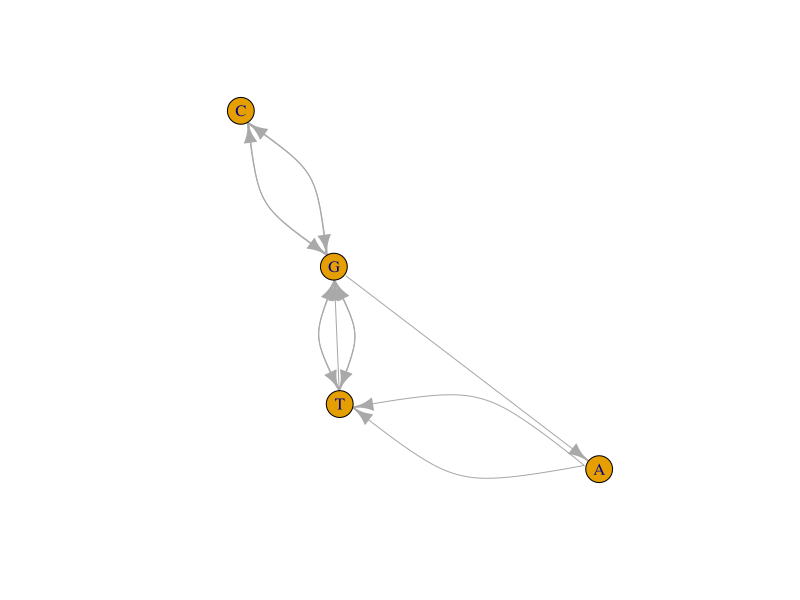
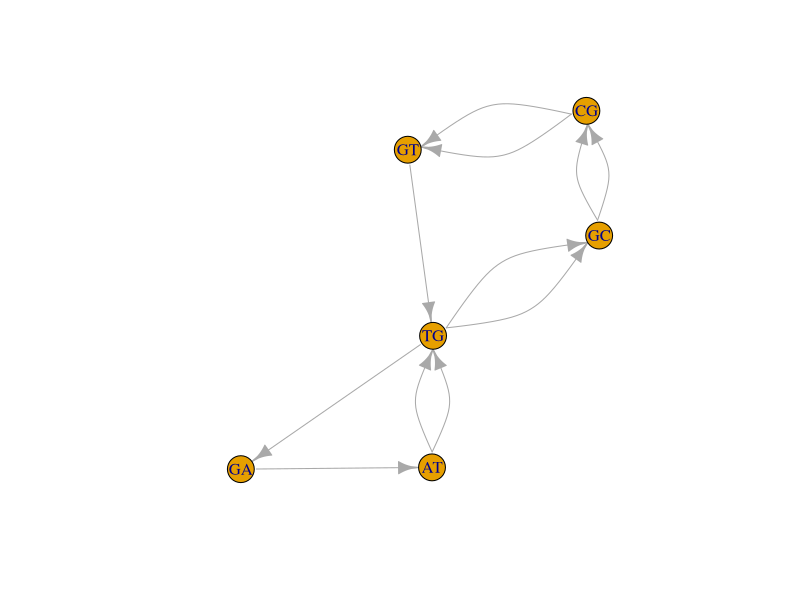
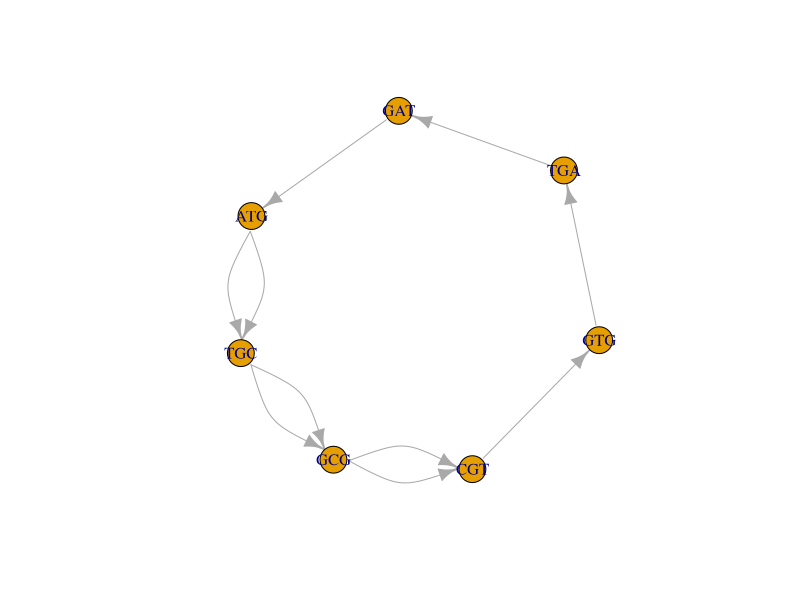
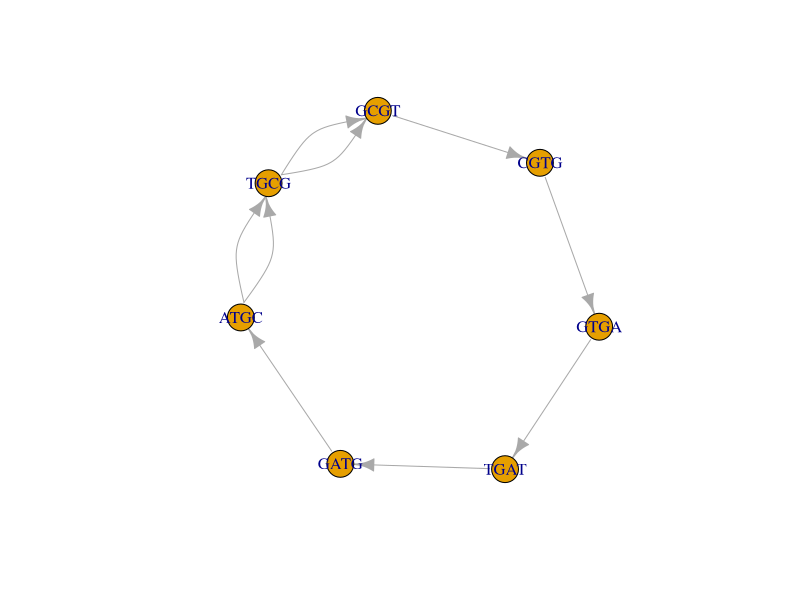
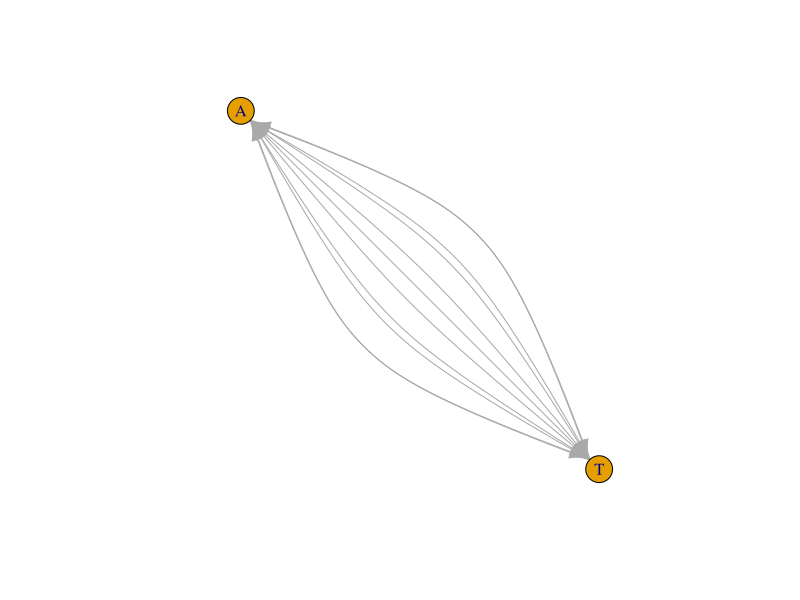
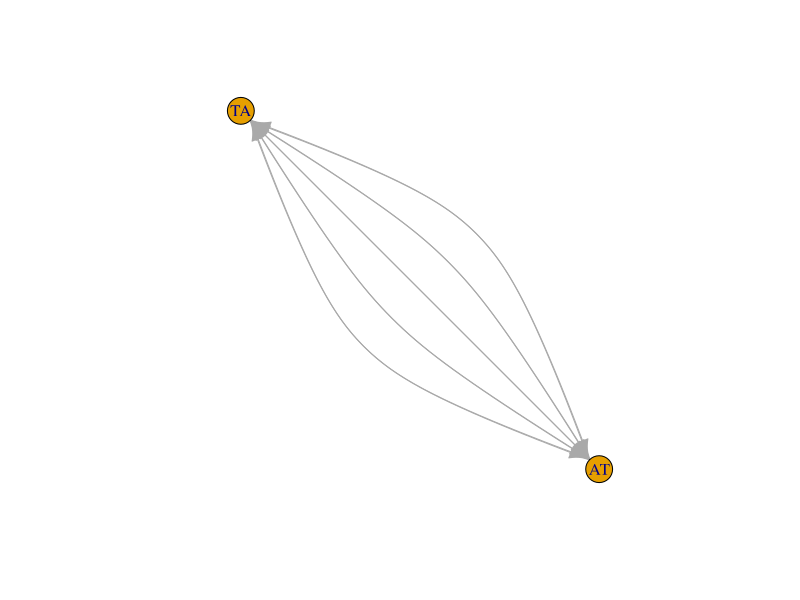
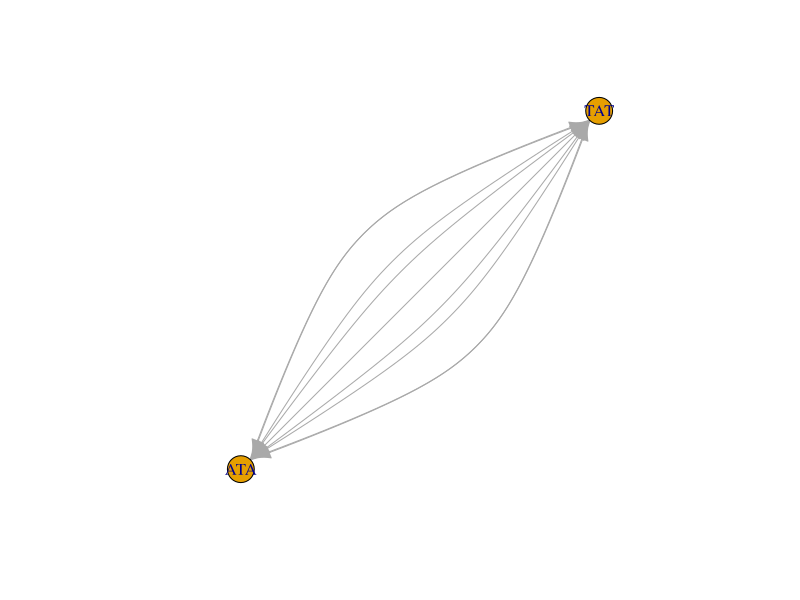
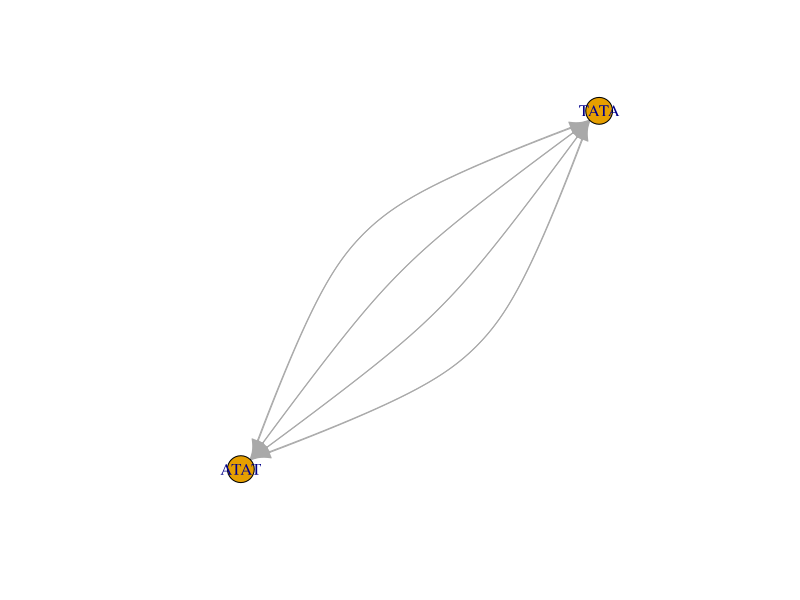

Write R code to recreate these figures, in order.
library(stringr)
library(igraph)

Kmerize <- function(seq, n) {
  #create empty lit
  kmers <- list()
  #calculate total number of kmers
  TotalKmers <- nchar(seq) - n + 1
  #create an iteration loop that goes from 1 to total number of kmers
  for (i in 1:TotalKmers) {
  #split the string into a kmer by going from the starting point i to the final point calculated by adding the kmer length to the initial position - 1
    kmer <- substring(seq, i, i + n - 1)
  #storing the Kmers into the empty list at the specific location indicated
    kmers[i] <- kmer
  }
  #return list of kmers
return(unlist(kmers))
}

kmerGraph <- function(kmers) {
 #create empty vector
 edges <- c()
 #create loop that goes through each kmer in the list and stores its beginning and end
 for (kmer in kmers) {
 #take the beginning of the kmer until length - 1
  beg <- substring(kmer, 1, nchar(kmer)-1)
 #take the end of the kmer until the second place of the kmer
  end <- substring(kmer, 2, nchar(kmer))
 #create a list that adds the beginning and endings of all the kmers in order
 edges <- c(edges, beg, end)
 }
 #create graph object from the list of edges created and then return it
 graph <- make_graph(edges, directed = TRUE)
 return(graph)
}  

getAssembly <- function(graph) {
  #checks if the graph object is Eulerian
   if (has_eulerian_path(graph)) {
  #finds the Eulerian path
    path <- eulerian_path(graph)
  #extract bases (node names) from path
    parts <- names(unlist(path$vpath))
  #start the reconstructed sequence with the first node from the path
    sequence <- parts[1]
  #go through the remaining nodes from the path starting from the second one
    for (i in 2:length(parts)) {
  #Attach the part of each subsequent node to the sequence and return the reconstructed sequence
      sequence <- paste0(sequence, substring(parts[i], nchar(parts[i])))
    }
    return(sequence)
  #if no Eulerian path, stop function
  } else {stop("no Eulerian path")
  }
}  


sequences <- list(
  "ATGCGTGATGCGT",
  "ATATATATATAT",
  "ACGTACGTACGT",
  "GGGTTTCCCAGTA"
)
klengths <- c(2, 3, 4, 5)
for (seq in sequences) {
  for (k in klengths) {
    kmers <- Kmerize(seq, k)
    graph <- kmerGraph(kmers)
    plot(graph)
    assembly <- getAssembly(graph)
    print(assembly)
  }
}

#The kmer length must be greater than the length of the longest repeat in the sequence

#Function that takes a sequence, the size of the read, and how many reads
readWriter <- function(seq, readSize, numReads) {
#Create a character vector for the reads  
  reads <- vector("character", numReads)
#Find length of the sequence
  length <- nchar(seq)
#Loop for the number of reads indicated
  for (i in 1:numReads) {
#Randomly pick a starting position for the read
    start <- sample(1:(length - readSize + 1), 1)
#Extracts a substring that is the read size set from the starting position picked
    reads[i] <- substring(seq, start, start + readSize - 1)
  }
#Return list of generated reads
  return(reads)
}

#Function that takes reads and introduces error based on rate (0-1)
readWronger <- function(reads, errorRate) {
#Create vector of possible bases
  bases <- c("A", "T", "C", "G")
#Go through each read
  for (i in 1:length(reads)) {
#Split the reads into individual bases
    read <- strsplit(reads[i], "")[[1]]
#Calculate number of errors based on error rate set
    numErrors <- rbinom(1, length(read), errorRate)
#Randomly pick locations to create error
    errorPositions <- sample(1:length(read), numErrors)
#Go through each location chosen
    for (pos in errorPositions) {
#Find orignial base
      originalBase <- read[pos]
#Pick random base from the vector earlier that is not the original
      newBase <- sample(bases[bases != originalBase], 1)
#Replace oringinal with random chosen
      read[pos] <- newBase
    }
#Reassemble modified read and put it back in the reads list and then returnt the final list with the errors
    reads[i] <- paste(read, collapse = "")
  }
  return(reads)
}

#Fixed for taking either a single sequence or a string of sequences
Kmerize <- function(seqs, n) {
#Create an empty list to store kmers
  kmerslist <- list()
#Go through each sequence
  for (seq in seqs) {
#Calculate number of kmers for the sequence
    TotalKmers <- nchar(seq) - n + 1
#Create a vector for kmers of the sequence
    kmers <- vector("character", TotalKmers)
#Create an iteration loop that goes from 1 to total number of kmers
    for (i in 1:TotalKmers) {
#Split the string into a kmer by going from the starting point i to the final point calculated by adding the kmer length to the initial position - 1
      kmers[i] <- substring(seq, i, i + n - 1)
    }
#Add the kmers to the list and return it, the kmers for each sequence should be returned
    kmerslist <- c(kmerslist, list(kmers))
  }
  return(kmerslist)
}


sequences <- list(
  "ATGCGTGATGCGT",
  "ATATATATATAT",
  "ACGTACGTACGT",
  "GGGTTTCCCAGTA"
)
error_rates <- c(0, 0.01, 0.05, 0.1)
klengths <- c(3, 4)
for (seq in sequences) {
  for (error_rate in error_rates) {
    reads <- readWriter(seq, readSize = 5, numReads = 10)
    error_reads <- readWronger(reads, error_rate)
    for (k in klengths) {
      kmers <- Kmerize(error_reads, k)
      graph <- kmerGraph(kmers)
      plot(graph)
    }
  }
}

#A higher error rate increases the number of nodes in the graph, which are additional fake kmers
#The larger the kmer length, the less impact the errors have but it then requires longer reads to cover
#Graphs with a lot of errors have more disconnected components, making assembly harder
